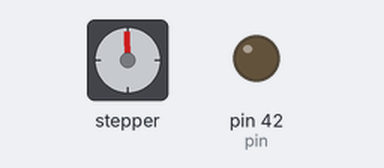
Bench run of a sketch on a simulated Arduino Mega 2560, built with avr-gcc and run on an emulated ATmega2560. Parts: stepper motor, output pins drawn as LEDs (lit = HIGH). Wiring (inferred from the names in the program): stepper motor driver (200 steps per turn assumed): step pin 36; direction pin 28. Pins used as bus, display or sensor lines are not drawn.

Above: at 0.15 s.
At 10.06 s:
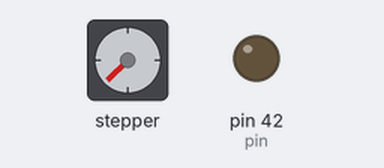
At 19.97 s:
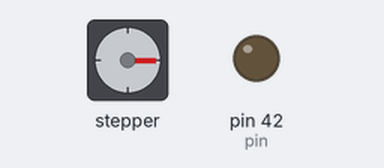
At 39.79 s:
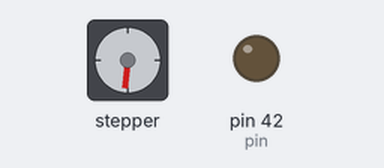
Timing chart, 0 to 40.0 s (numbered marks = the images above):
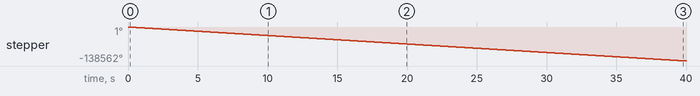

Measured:
- by itself, stepper: keeps turning counter-clockwise at about 3464°/s

The sketch:

OneGeo_motorE0.ino
```cpp
const int pin = 42; //D42 due enable
const int oe = 40;  //D40 due //ESTOP
const int stepPin = 36; //D36
const int dirPin = 28; //D28
//int customDelay, customDelayMapped;
int customDelayMapped = 250;

void setup(){
  pinMode(pin, OUTPUT);
  pinMode(oe, OUTPUT);
  pinMode(stepPin, OUTPUT);
  pinMode(dirPin, OUTPUT);
  //pinMode(LED_BUILTIN, OUTPUT);


  }

  void loop(){
  digitalWrite(dirPin, LOW);
  //digitalWrite(LED_BUILTIN, LOW);
  digitalWrite(oe, LOW);
  digitalWrite(pin, LOW);
//  customDelayMapped = speedUp();
  digitalWrite(stepPin, HIGH);
      delayMicroseconds(customDelayMapped);
      digitalWrite(stepPin, LOW);
      delayMicroseconds(customDelayMapped);
  }
```
